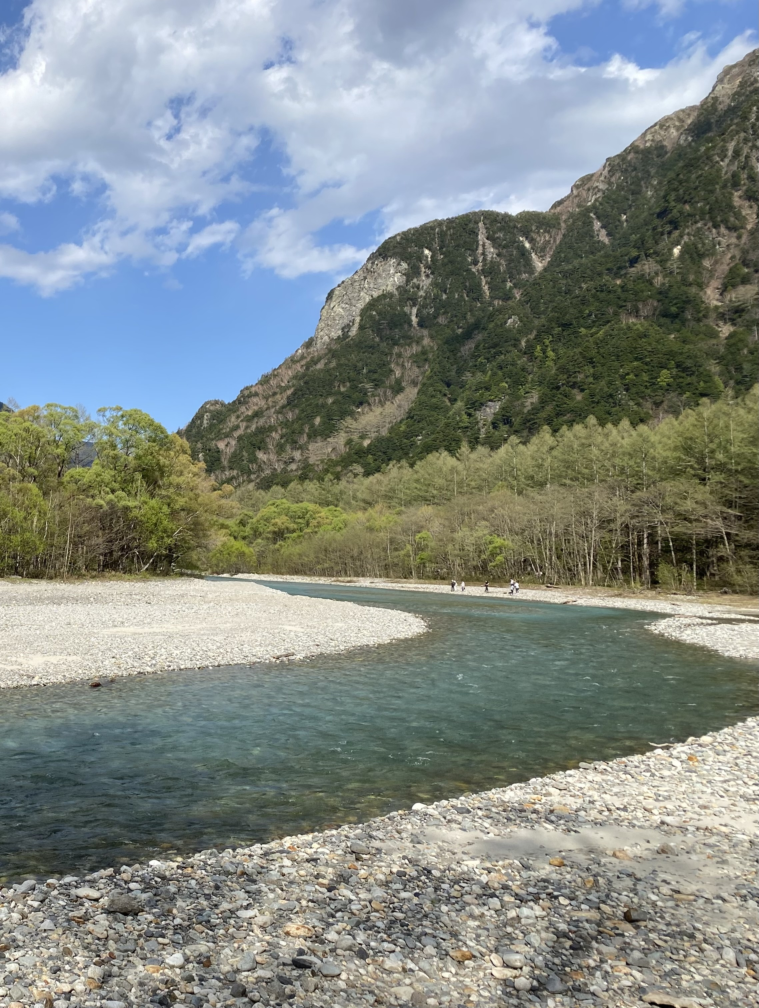
//> input picture image.jpg, 2277 x 3024 px (shown at 1/3 size)
$ ./main   (built with g++ and OpenCV 4)
//> lines starting //> are read from the running program, lines starting //| are printed output that depends on the picture; after the words box and inside, x2 and y2 are one past the last pixel; in counts of white or black regions, pixels touching at a corner belong together
#include <opencv2/opencv.hpp>
#include <vector>

int th = 127;
void changeThreshold(int position, void* userdata);

int main()
{
    // image.pngをimgに代入
    cv::Mat img = cv::imread("../image.jpg");
//> img is the input picture: 3024 rows x 2277 cols, CV_8UC3; mean B, G, R 136.5, 139.6, 131.6
    cv::Mat img_resize;
    cv::resize(img, img_resize, cv::Size(), 0.3, 0.3);
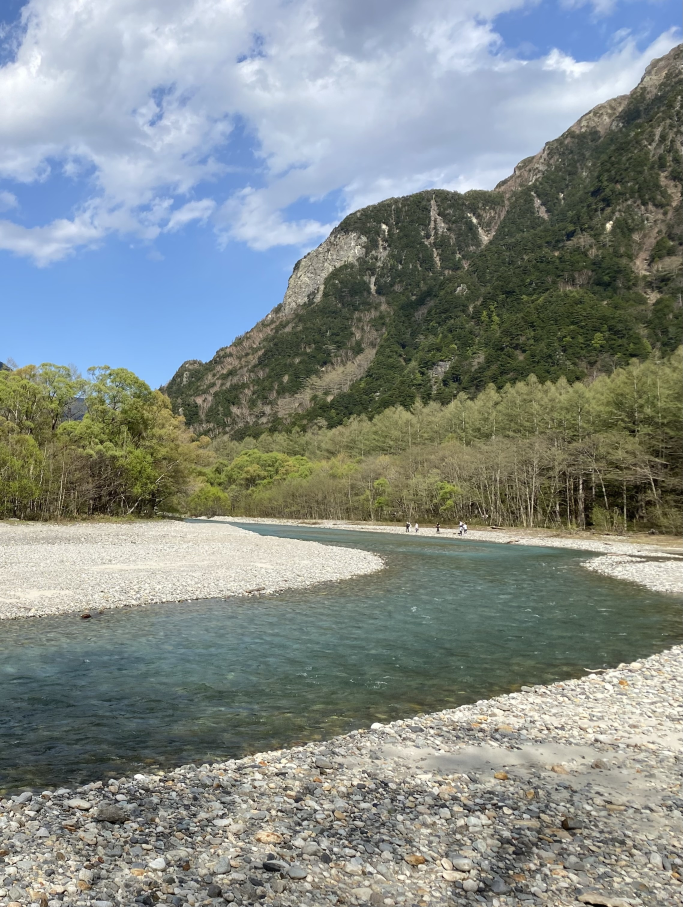
//> img_resize: 907 rows x 683 cols, CV_8UC3; mean B, G, R 136.5, 139.6, 131.5

    // imgを白黒にしてimg_binに代入
    cv::Mat img_bin;
    cv::cvtColor(img_resize, img_bin, cv::COLOR_BGR2GRAY);
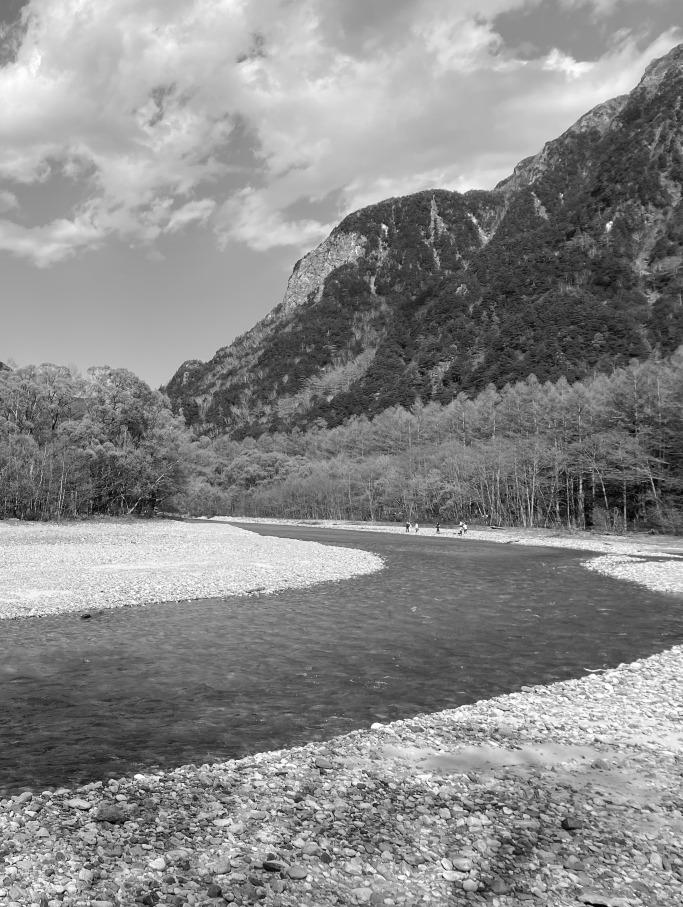
//> img_bin: 907 rows x 683 cols, CV_8UC1; min 1, max 254, mean 136.8

    // canny法
    cv::Mat img_canny;
    cv::Canny(img_resize, img_canny, 300.0, 500.0);
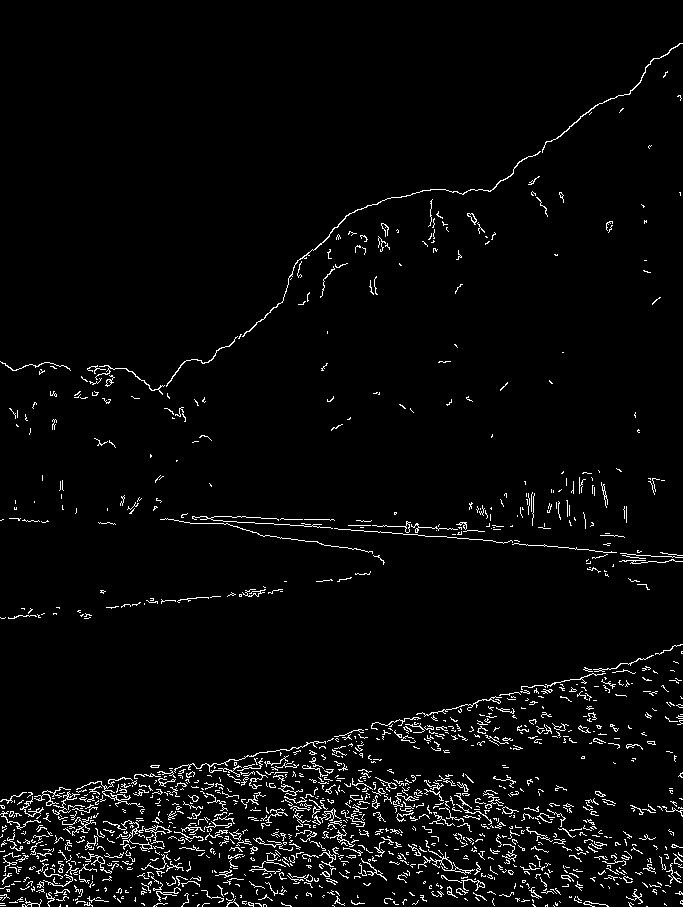
//> img_canny: 907 rows x 683 cols, CV_8UC1; 3.5% white in thin lines or dots

    std::vector<cv::Vec2f> lines;
    cv::HoughLines(img_canny, lines, 0.5, CV_PI / 360, 80);
//> lines = 151 lines (rho, theta), first 12: [808, 1.57], [855, 1.57], [795, 1.57], [799, 1.57], [811, 1.57], [836, 1.57], [869, 1.57], [871, 1.57], [810, 1.57], [848, 1.57], [857, 1.57], [500, 1.65]

    std::vector<cv::Vec2f>::iterator it = lines.begin();
    for (; it != lines.end(); ++it) {
        float rho = (*it)[0], theta = (*it)[1];
        cv::Point pt1, pt2;
        double a = cos(theta), b = sin(theta);
        double x0 = a * rho, y0 = b * rho;
        pt1.x = cv::saturate_cast<int>(x0 + 1000 * (-b));
        pt1.y = cv::saturate_cast<int>(y0 + 1000 * (a));
        pt2.x = cv::saturate_cast<int>(x0 - 1000 * (-b));
        pt2.y = cv::saturate_cast<int>(y0 - 1000 * (a));
        // 直線描画
        cv::line(img_resize, pt1, pt2, cv::Scalar(0, 0, 255), 2, cv::LINE_AA);
    }
//> this loop made 151 passes
//> (rho, theta, a, b, x0, y0) on passes 1 to 3: (808, 1.57, -4.37e-08, 1, -3.53e-05, 808), (855, 1.57, -4.37e-08, 1, -3.74e-05, 855), (795, 1.57, -4.37e-08, 1, -3.48e-05, 795)
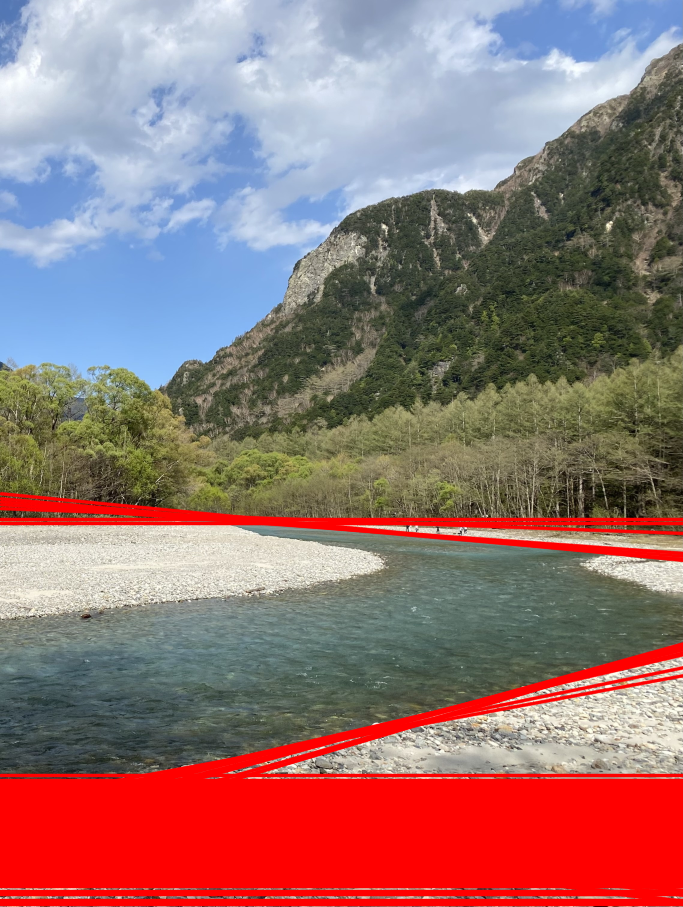
//> img_resize: 907 rows x 683 cols, CV_8UC3; 18.34% of pixels changed, all inside (x1, y1, x2, y2) = (0, 491, 683, 907)
    std::cout << "Detected lines: " << lines.size() << std::endl;
//| Detected lines: 151

    cv::namedWindow("canny", cv::WINDOW_AUTOSIZE);

    cv::imshow("canny", img_resize);
    cv::waitKey(0);

    return 0;
}
